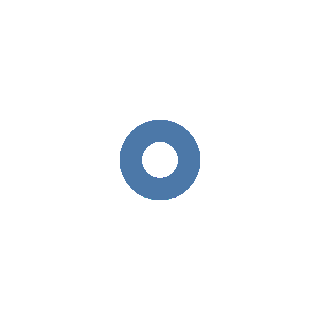

Source (notebook cell):
### Code cell
alt.Chart(df).mark_point()

### Figure 1 — Vega-Lite specification as saved in the notebook (floating-point values rounded to 4 significant figures; data arrays with more than 128 entries replaced by an {"elided": "..."} marker saying what was removed)
{"config": {"view": {"continuousWidth": 400, "continuousHeight": 300}}, "data": {"name": "data-a264acbd6e539a8b3afc0cb5f240fb57"}, "mark": "point", "$schema": "https://vega.github.io/schema/vega-lite/v4.8.1.json", "datasets": {"data-a264acbd6e539a8b3afc0cb5f240fb57": {"elided": "150 records"}}}
